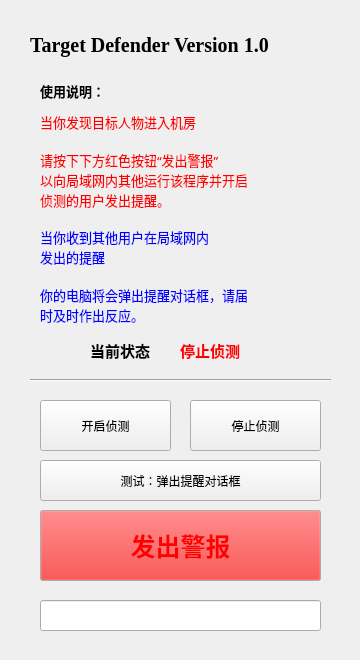
<?xml version="1.0" encoding="UTF-8"?>
<ui version="4.0">
 <class>Form</class>
 <widget class="QWidget" name="Form">
  <property name="geometry">
   <rect>
    <x>0</x>
    <y>0</y>
    <width>360</width>
    <height>660</height>
   </rect>
  </property>
  <property name="sizePolicy">
   <sizepolicy hsizetype="Preferred" vsizetype="Preferred">
    <horstretch>0</horstretch>
    <verstretch>0</verstretch>
   </sizepolicy>
  </property>
  <property name="minimumSize">
   <size>
    <width>360</width>
    <height>660</height>
   </size>
  </property>
  <property name="maximumSize">
   <size>
    <width>360</width>
    <height>660</height>
   </size>
  </property>
  <property name="font">
   <font>
    <family>宋体</family>
   </font>
  </property>
  <property name="windowTitle">
   <string>Form</string>
  </property>
  <widget class="QLabel" name="label">
   <property name="geometry">
    <rect>
     <x>30</x>
     <y>30</y>
     <width>311</width>
     <height>31</height>
    </rect>
   </property>
   <property name="font">
    <font>
     <family>Times New Roman</family>
     <pointsize>15</pointsize>
     <weight>75</weight>
     <italic>false</italic>
     <bold>true</bold>
     <kerning>true</kerning>
    </font>
   </property>
   <property name="text">
    <string>Target Defender Version 1.0</string>
   </property>
  </widget>
  <widget class="QLabel" name="label_2">
   <property name="geometry">
    <rect>
     <x>40</x>
     <y>80</y>
     <width>81</width>
     <height>21</height>
    </rect>
   </property>
   <property name="font">
    <font>
     <family>宋体</family>
     <pointsize>10</pointsize>
     <weight>75</weight>
     <bold>true</bold>
    </font>
   </property>
   <property name="text">
    <string>使用说明：</string>
   </property>
  </widget>
  <widget class="QLabel" name="label_3">
   <property name="geometry">
    <rect>
     <x>40</x>
     <y>110</y>
     <width>301</width>
     <height>101</height>
    </rect>
   </property>
   <property name="palette">
    <palette>
     <active>
      <colorrole role="WindowText">
       <brush brushstyle="SolidPattern">
        <color alpha="255">
         <red>255</red>
         <green>0</green>
         <blue>0</blue>
        </color>
       </brush>
      </colorrole>
     </active>
     <inactive>
      <colorrole role="WindowText">
       <brush brushstyle="SolidPattern">
        <color alpha="255">
         <red>255</red>
         <green>0</green>
         <blue>0</blue>
        </color>
       </brush>
      </colorrole>
     </inactive>
     <disabled>
      <colorrole role="WindowText">
       <brush brushstyle="SolidPattern">
        <color alpha="255">
         <red>120</red>
         <green>120</green>
         <blue>120</blue>
        </color>
       </brush>
      </colorrole>
     </disabled>
    </palette>
   </property>
   <property name="font">
    <font>
     <family>宋体</family>
     <pointsize>10</pointsize>
     <weight>50</weight>
     <bold>false</bold>
    </font>
   </property>
   <property name="text">
    <string>当你发现目标人物进入机房

请按下下方红色按钮“发出警报”
以向局域网内其他运行该程序并开启
侦测的用户发出提醒。</string>
   </property>
  </widget>
  <widget class="QLabel" name="label_4">
   <property name="geometry">
    <rect>
     <x>40</x>
     <y>220</y>
     <width>301</width>
     <height>111</height>
    </rect>
   </property>
   <property name="palette">
    <palette>
     <active>
      <colorrole role="WindowText">
       <brush brushstyle="SolidPattern">
        <color alpha="255">
         <red>0</red>
         <green>0</green>
         <blue>255</blue>
        </color>
       </brush>
      </colorrole>
     </active>
     <inactive>
      <colorrole role="WindowText">
       <brush brushstyle="SolidPattern">
        <color alpha="255">
         <red>0</red>
         <green>0</green>
         <blue>255</blue>
        </color>
       </brush>
      </colorrole>
     </inactive>
     <disabled>
      <colorrole role="WindowText">
       <brush brushstyle="SolidPattern">
        <color alpha="255">
         <red>120</red>
         <green>120</green>
         <blue>120</blue>
        </color>
       </brush>
      </colorrole>
     </disabled>
    </palette>
   </property>
   <property name="font">
    <font>
     <family>宋体</family>
     <pointsize>10</pointsize>
     <weight>50</weight>
     <bold>false</bold>
    </font>
   </property>
   <property name="text">
    <string>当你收到其他用户在局域网内
发出的提醒

你的电脑将会弹出提醒对话框，请届
时及时作出反应。</string>
   </property>
  </widget>
  <widget class="Line" name="line">
   <property name="geometry">
    <rect>
     <x>30</x>
     <y>370</y>
     <width>301</width>
     <height>20</height>
    </rect>
   </property>
   <property name="orientation">
    <enum>Qt::Horizontal</enum>
   </property>
  </widget>
  <widget class="QPushButton" name="testButton">
   <property name="geometry">
    <rect>
     <x>40</x>
     <y>460</y>
     <width>281</width>
     <height>41</height>
    </rect>
   </property>
   <property name="font">
    <font>
     <family>宋体</family>
    </font>
   </property>
   <property name="text">
    <string>测试：弹出提醒对话框</string>
   </property>
  </widget>
  <widget class="QPushButton" name="startReceiving">
   <property name="geometry">
    <rect>
     <x>40</x>
     <y>400</y>
     <width>131</width>
     <height>51</height>
    </rect>
   </property>
   <property name="font">
    <font>
     <family>宋体</family>
    </font>
   </property>
   <property name="autoFillBackground">
    <bool>false</bool>
   </property>
   <property name="text">
    <string>开启侦测</string>
   </property>
  </widget>
  <widget class="QLabel" name="label_5">
   <property name="geometry">
    <rect>
     <x>90</x>
     <y>340</y>
     <width>81</width>
     <height>21</height>
    </rect>
   </property>
   <property name="font">
    <font>
     <family>宋体</family>
     <pointsize>11</pointsize>
     <weight>75</weight>
     <bold>true</bold>
    </font>
   </property>
   <property name="text">
    <string>当前状态</string>
   </property>
  </widget>
  <widget class="QPushButton" name="stopReceiving">
   <property name="geometry">
    <rect>
     <x>190</x>
     <y>400</y>
     <width>131</width>
     <height>51</height>
    </rect>
   </property>
   <property name="font">
    <font>
     <family>宋体</family>
    </font>
   </property>
   <property name="text">
    <string>停止侦测</string>
   </property>
  </widget>
  <widget class="QLabel" name="label_status">
   <property name="geometry">
    <rect>
     <x>180</x>
     <y>340</y>
     <width>91</width>
     <height>21</height>
    </rect>
   </property>
   <property name="palette">
    <palette>
     <active>
      <colorrole role="WindowText">
       <brush brushstyle="SolidPattern">
        <color alpha="255">
         <red>255</red>
         <green>0</green>
         <blue>0</blue>
        </color>
       </brush>
      </colorrole>
     </active>
     <inactive>
      <colorrole role="WindowText">
       <brush brushstyle="SolidPattern">
        <color alpha="255">
         <red>255</red>
         <green>0</green>
         <blue>0</blue>
        </color>
       </brush>
      </colorrole>
     </inactive>
     <disabled>
      <colorrole role="WindowText">
       <brush brushstyle="SolidPattern">
        <color alpha="255">
         <red>120</red>
         <green>120</green>
         <blue>120</blue>
        </color>
       </brush>
      </colorrole>
     </disabled>
    </palette>
   </property>
   <property name="font">
    <font>
     <family>宋体</family>
     <pointsize>11</pointsize>
     <weight>75</weight>
     <bold>true</bold>
    </font>
   </property>
   <property name="text">
    <string>停止侦测</string>
   </property>
  </widget>
  <widget class="QPushButton" name="warningButton">
   <property name="geometry">
    <rect>
     <x>40</x>
     <y>510</y>
     <width>281</width>
     <height>71</height>
    </rect>
   </property>
   <property name="palette">
    <palette>
     <active>
      <colorrole role="WindowText">
       <brush brushstyle="SolidPattern">
        <color alpha="255">
         <red>255</red>
         <green>0</green>
         <blue>0</blue>
        </color>
       </brush>
      </colorrole>
      <colorrole role="Button">
       <brush brushstyle="SolidPattern">
        <color alpha="255">
         <red>255</red>
         <green>0</green>
         <blue>0</blue>
        </color>
       </brush>
      </colorrole>
      <colorrole role="ButtonText">
       <brush brushstyle="SolidPattern">
        <color alpha="255">
         <red>255</red>
         <green>0</green>
         <blue>0</blue>
        </color>
       </brush>
      </colorrole>
     </active>
     <inactive>
      <colorrole role="WindowText">
       <brush brushstyle="SolidPattern">
        <color alpha="255">
         <red>255</red>
         <green>0</green>
         <blue>0</blue>
        </color>
       </brush>
      </colorrole>
      <colorrole role="Button">
       <brush brushstyle="SolidPattern">
        <color alpha="255">
         <red>255</red>
         <green>0</green>
         <blue>0</blue>
        </color>
       </brush>
      </colorrole>
      <colorrole role="ButtonText">
       <brush brushstyle="SolidPattern">
        <color alpha="255">
         <red>255</red>
         <green>0</green>
         <blue>0</blue>
        </color>
       </brush>
      </colorrole>
     </inactive>
     <disabled>
      <colorrole role="WindowText">
       <brush brushstyle="SolidPattern">
        <color alpha="255">
         <red>120</red>
         <green>120</green>
         <blue>120</blue>
        </color>
       </brush>
      </colorrole>
      <colorrole role="Button">
       <brush brushstyle="SolidPattern">
        <color alpha="255">
         <red>255</red>
         <green>0</green>
         <blue>0</blue>
        </color>
       </brush>
      </colorrole>
      <colorrole role="ButtonText">
       <brush brushstyle="SolidPattern">
        <color alpha="255">
         <red>120</red>
         <green>120</green>
         <blue>120</blue>
        </color>
       </brush>
      </colorrole>
     </disabled>
    </palette>
   </property>
   <property name="font">
    <font>
     <family>黑体</family>
     <pointsize>19</pointsize>
     <weight>75</weight>
     <bold>true</bold>
    </font>
   </property>
   <property name="text">
    <string>发出警报</string>
   </property>
  </widget>
  <widget class="QLineEdit" name="lineEdit_status">
   <property name="geometry">
    <rect>
     <x>40</x>
     <y>600</y>
     <width>281</width>
     <height>31</height>
    </rect>
   </property>
   <property name="font">
    <font>
     <family>宋体</family>
     <pointsize>10</pointsize>
    </font>
   </property>
   <property name="readOnly">
    <bool>true</bool>
   </property>
  </widget>
 </widget>
 <resources/>
 <connections/>
</ui>
